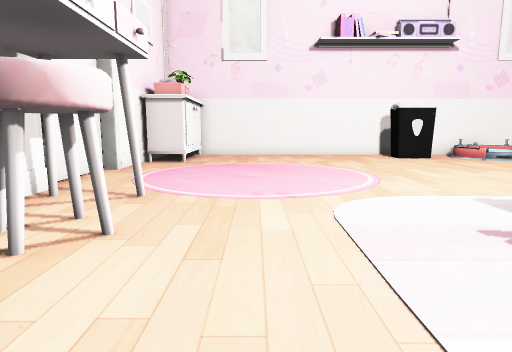
[1] (above)

17 first-person views from a walk through a scene from a Unity 3-D project. The camera is 1.2 m above the floor, tilts 8° down and sees 75° across. The floor is counted in squares, 1 m on a side. Each view is taken from the middle of a square. On the plan, view 1 faces up. The plan holds only what a view shows up to about 14 squares ahead; the rest is blank. The place goes on beyond the plan. The player is left out. Some animated figures are not drawn. Some surface patterns are stand-ins.

[2]
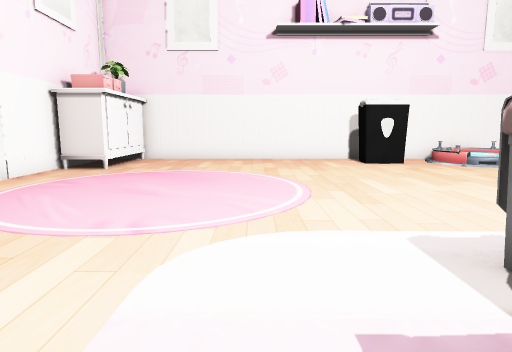

[3]
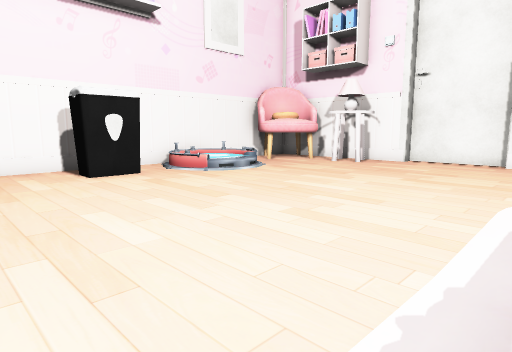

[4]
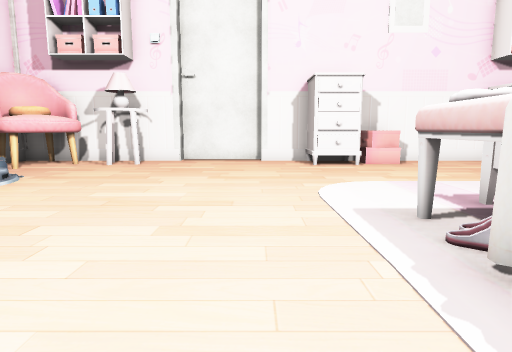

[5]
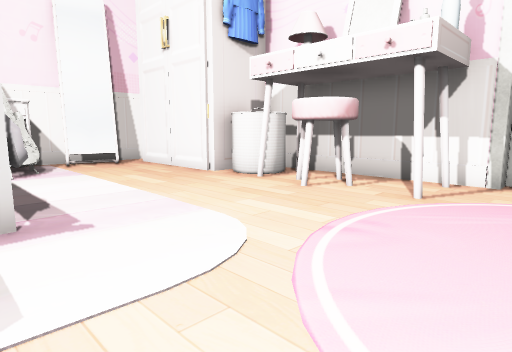

[6]
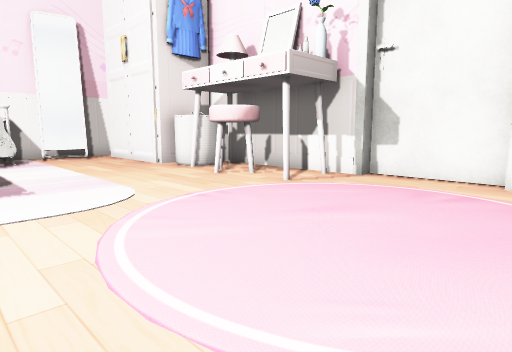

[7]
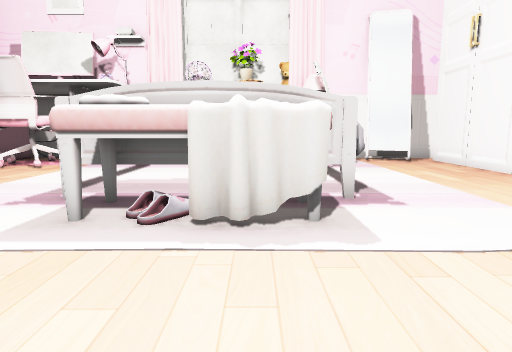

[8]
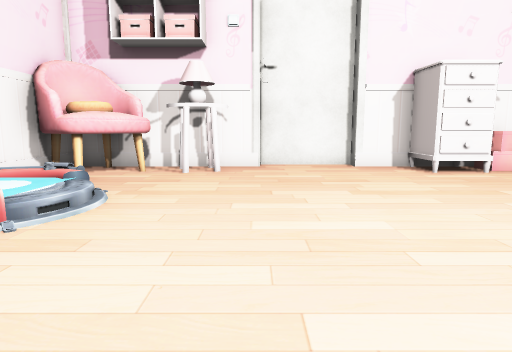

[9]
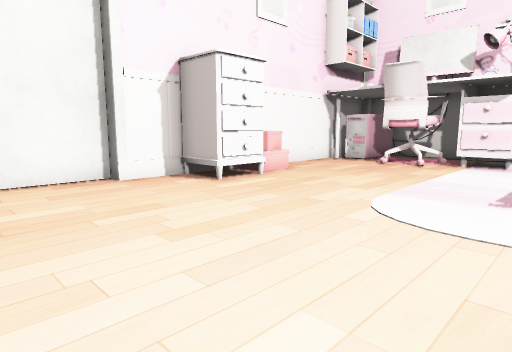

[10]
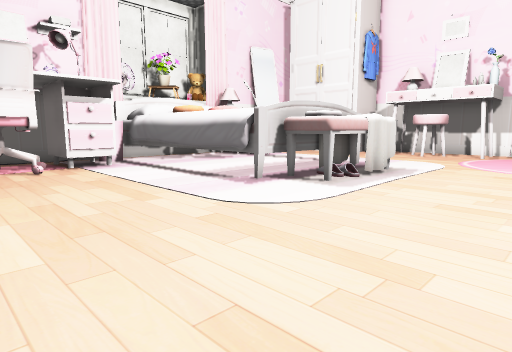

[11]
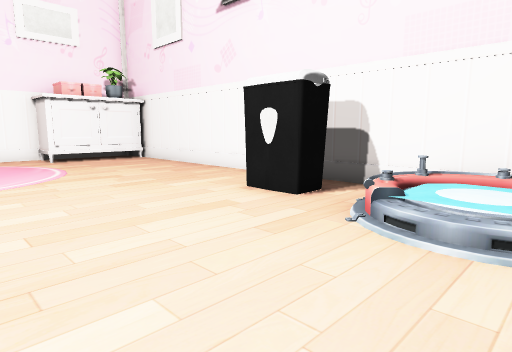

[12]
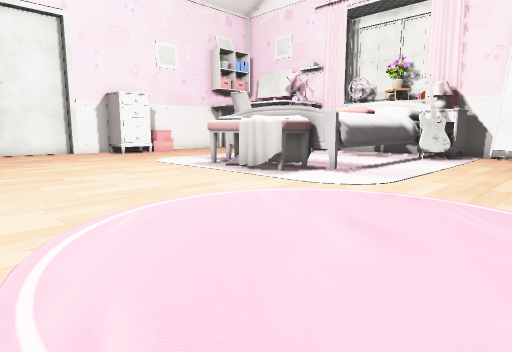

[13]
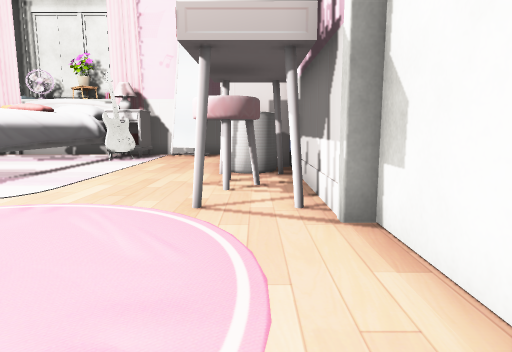

[14]
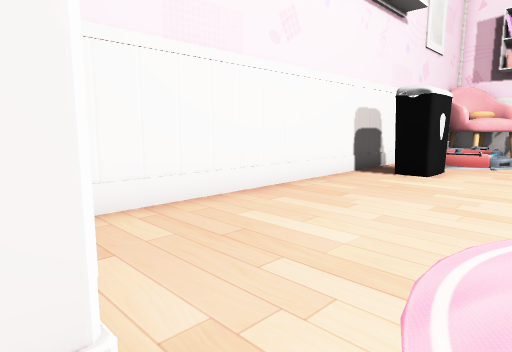

[15]
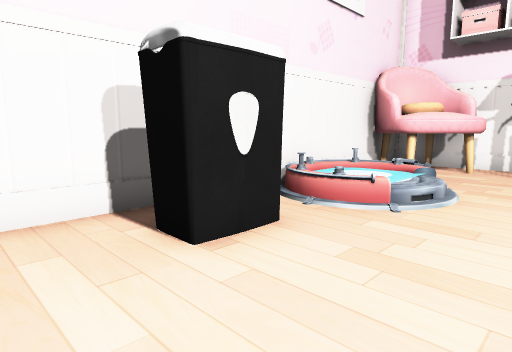

[16]
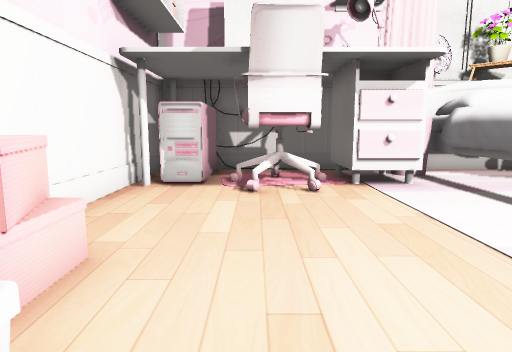

[17]
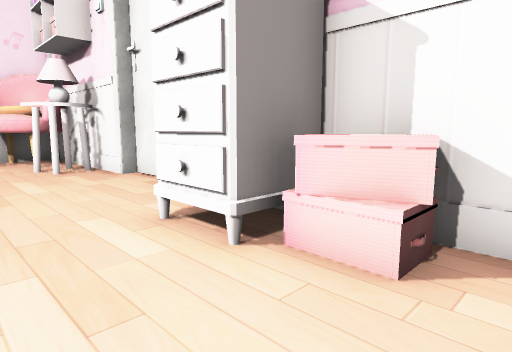

### Floor plan
Key: @ floor where view 1 was taken; # wall or solid block; . main floor; : floor 0.25 m higher than the main floor; / step, stairs or slope; = window, fence, low wall or low ledge; ^ raised ledge; O other object.
Columns run from 5 left of view 1 to 16 right of it. Each row starts with its distance up from view 1.
 16   ####################
 15   #........OO.//= OOO#
 14   #........OO.////OOO#
 13  ##.........../:/..OO#
 12  ##................OO#
 11  #.................O.#
 10 O#...................#
  9 O....................#
  8 O....................#
  7 O#...................O
  6  #.#.................#
  5  #.......#^^#......###
  4  ###.....^#^O......###
  3  ###....#^^^^^......^#
  2  #O#....#^   ^......^#
  1  #OO....#^   ^.......#
  0  ###.@..#^   ^.......#
 -1    #....#    ^...##..#
 -2    #...O#  ###.####.##
 -3    #...##    #O#######
 -4    #####     #O#    ##
 -5              ###     #

Positions as (right, up) in squares from view 1, and headings:
1: (0, 0), facing up
2: (2, 2), facing up
3: (3, 5), facing up-right
4: (3, 7), facing right
5: (4, 8), facing down-left
6: (4, 11), facing down-left
7: (5, 9), facing down
8: (5, 10), facing right
9: (8, 10), facing down-right
10: (14, 9), facing down-left
11: (11, 9), facing up-left
12: (-2, 12), facing down-right
13: (-3, 11), facing down
14: (-3, 11), facing up-right
15: (4, 11), facing up-right
16: (13, 5), facing down
17: (12, 1), facing up-right
